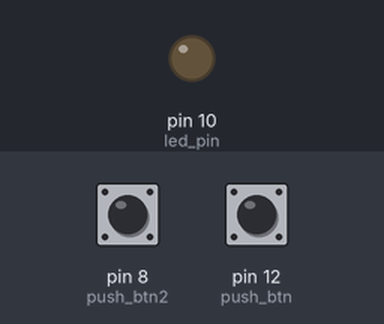
The sketch below on a simulated Arduino Uno, built with avr-gcc and run on an emulated ATmega328P. On the bench: output pins drawn as LEDs (lit = HIGH). The inputs (shaded band) are chosen by the test bench; at power-on: pin 12 (push_btn) LOW, pin 8 (push_btn2) HIGH.

Above: at 1.2 s.
1.3 s: pin 12 (push_btn) pulled HIGH for 0.15 s
At 2.5 s:
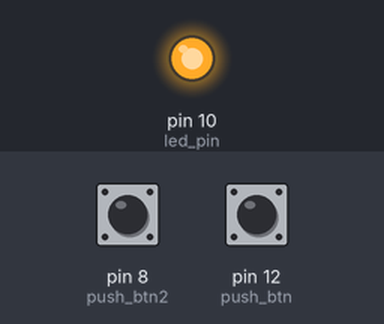
2.9 s: pin 8 (push_btn2) pulled LOW for 0.15 s
At 3.7 s:
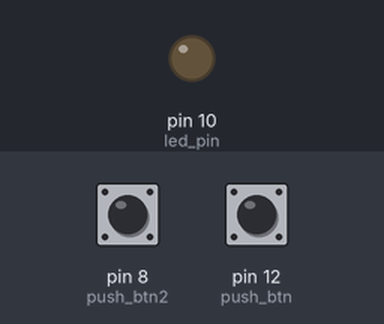
4.5 s: pin 12 (push_btn) pulled HIGH for 1 s
At 4.9 s:
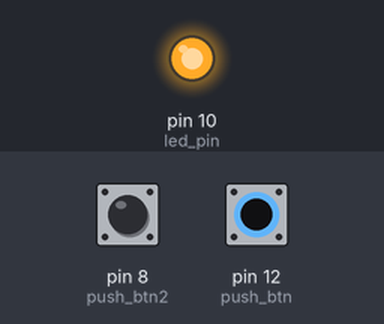
Timing chart, 0 to 7.5 s (numbered marks = the images above; inputs shaded):
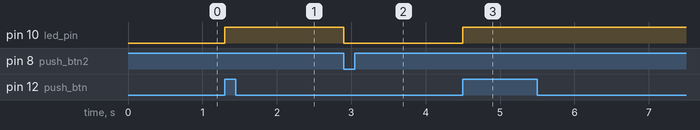

Measured:
- after the input at 1.3 s, pin 10 (led_pin): LOW → HIGH at once
- after the input at 2.9 s, pin 10 (led_pin): HIGH → LOW at once
- after the input at 4.5 s, pin 10 (led_pin): LOW → HIGH at once

The sketch:

pulluppulldownButtonExam3.ino
```cpp
int push_btn2 =8;
int push_state2 = 0;
int push_btn = 12;
int btn_state =0;
int led_pin= 10;
void setup() {
  Serial.begin(9600);
  pinMode(push_btn,INPUT);
  pinMode(led_pin,OUTPUT);
  pinMode(push_btn2,INPUT);
}

void loop() {
  // 입력핀으로 설정한 12번 핀읜 입력된 현재 값을 읽어서 btn_state에 저장하기
  push_state2 = digitalRead(push_btn2);
    btn_state = digitalRead(push_btn);
 if(btn_state == HIGH) {
      digitalWrite(led_pin,HIGH);
 }
 if(push_state2 == LOW) {
      digitalWrite(led_pin,LOW);
 }
}
```
